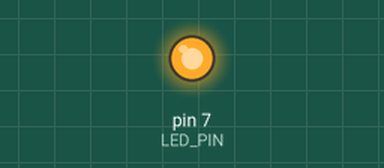
Simulated run of this sketch. Board: Arduino Uno, built with avr-gcc and run on an emulated ATmega328P. On the bench: output pins drawn as LEDs (lit = HIGH).

Above: at 0.1 s.
Timing chart, 0 to 1.6 s (numbered marks = the images above):
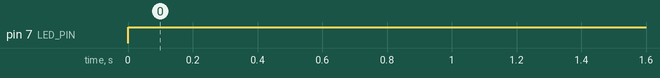

Measured:
- by itself, pin 7 (LED_PIN): LOW → HIGH at 0.00 s

The sketch:

control.ino
```cpp
int LED_PIN = 7;

void setup()
{
    pinMode(LED_PIN, OUTPUT);

}
void loop()
{
    digitalWrite(LED_PIN, HIGH);
}
```
